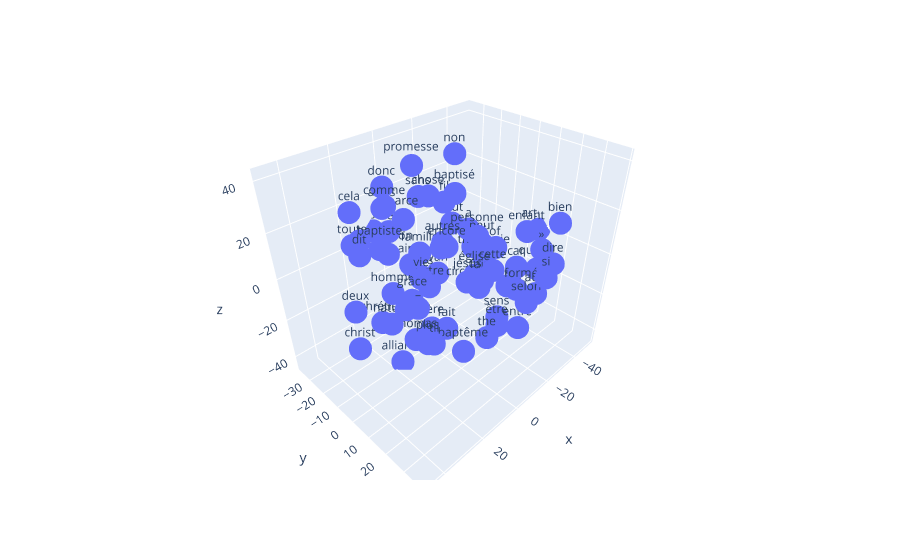

Notebook code for this chart:
### Code cell
#Plot 3D
import plotly.express as px
fig = px.scatter_3d(x=tsne_results[0:num_words:,0], 
                    y=tsne_results[0:num_words:,1], 
                    z=tsne_results[0:num_words:,2],
                  text=words_vectors.index_to_key[0:num_words:])
fig.show()

### Figure 1 — Plotly figure (JSON) as saved in the notebook; plotly's stock layout.template omitted (floating-point values rounded to 4 significant figures)
{"data": [{"hovertemplate": "x=%{x}<br>y=%{y}<br>z=%{z}<br>text=%{text}<extra></extra>", "legendgroup": "", "marker": {"color": "#636efa", "symbol": "circle"}, "mode": "markers+text", "name": "", "scene": "scene", "showlegend": false, "text": ["dieu", "»", "«", "a", "baptême", "comme", "être", "plus", "alliance", "cette", "fait", "enfant", "si", "donc", "dit", "tout", "christ", "-", "–", "foi", "bien", "chose", "cela", "peut", "homme", "non", "van", "aussi", "til", "dire", "article", "…", "tous", "ainsi", "entre", "nature", "raison", "autre", "parce", "question", "car", "père", "circoncision", "faire", "personne", "grâce", "sans", "église", "baptisé", "deux", "the", "thomas", "toute", "famille", "quand", "promesse", "autres", "alors", "baptiste", "jésus", "chrétien", "théologie", "sens", "vie", "selon", "réformé", "fil", "of", "cause", "encore"], "type": "scatter3d", "x": [3.39, -26.26, -14.91, -30.16, 13.81, 12.57, -12.41, 31.78, 16.85, -8.661, 4.897, -31.68, -11.37, 4.604, 38.12, -26.96, 46.52, 32.1, 33.1, 20.65, -26.72, 15.23, 25.29, -31.71, 21.99, -22.69, -23.12, -37.24, 22.52, -24.39, -50.75, -18.8, -4.986, -3.735, -25.84, 24.73, 6.06, -4.76, 1.873, 3.583, -26.98, -6.574, -28.09, -7.622, 0.645, 26.43, -12.59, -8.647, 11.36, 32.3, -6.06, 12.28, 20.02, -1.712, -40.73, 1.024, -2.179, 5.842, 30.73, -2.762, 25.06, -31.79, -26.58, 16.02, -4.792, -12.23, -15.33, -34.45, -35.27, -0.415], "y": [-29.17, 25.55, -17.52, -15.8, 23.65, -18.3, 17.64, 24.64, -8.775, 16.89, 5.871, 14.25, 38.32, -29.74, 0.9243, -22.97, 7.513, -7.436, 22.17, 0.5593, 31.65, 8.495, -22.29, -8.671, -4.881, -17.22, -28.52, -19.31, 17.47, 32.44, 6.958, 16.29, -19.9, -24.91, 18.49, -3.439, -36.42, -14.41, -21.12, -30.48, 14.11, -15.52, -6.594, 12.85, 16.83, 11.28, -28.37, 7.891, 16.38, -15.41, 17.86, -4.695, -31.51, -16.34, 14.87, -15.66, -3.245, -29.15, 1.754, 9.321, -8.886, -7.546, 6.164, 4.378, 35.78, 25.61, -15.93, -3.34, 19.34, 0.8421], "z": [5.454, 8.218, -5.513, -1.75, -18.44, 24.61, -26.06, -1.901, -44.87, 3.03, -24.11, 9.027, 9.272, 25.66, 24.06, -0.3751, -5.804, 23.22, 12.22, -8.385, 21.91, 39.42, 25.46, -7.16, -2.981, 34.91, -28.5, -15.78, -13.1, 5.877, -0.922, -9.944, -16.7, -12.36, -35.16, -15.33, 3.91, -19.28, 13.74, -6.181, -5.889, -44.71, -28.01, -3.208, 21.97, 5.462, 15.95, -3.684, 41.71, -12.05, -28.47, -32.33, 5.137, -1.418, -13.21, 37.79, 9.341, 17.1, 23.38, -3.274, -17.74, -14.01, -36.96, 5.613, 0.6541, -3.061, 16.92, -7.679, -21.16, 9.895]}], "layout": {"legend": {"tracegroupgap": 0}, "margin": {"t": 60}, "scene": {"domain": {"x": [0, 1], "y": [0, 1]}, "xaxis": {"title": {"text": "x"}}, "yaxis": {"title": {"text": "y"}}, "zaxis": {"title": {"text": "z"}}}}}
